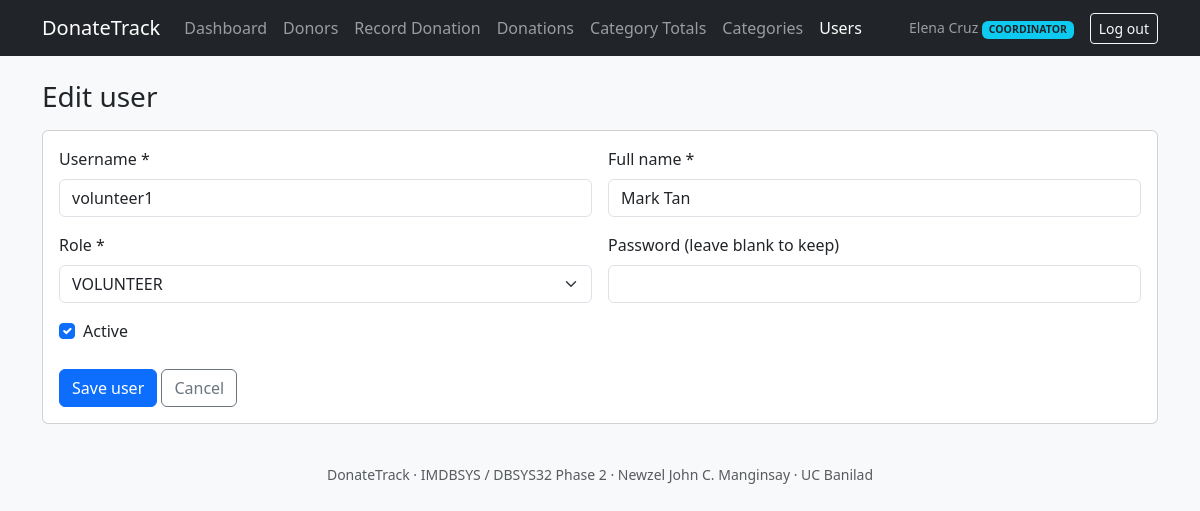
/user_form.php?id=2 (signed in), run on the app's committed database.
### tables this page shows
CREATE TABLE users (
  user_id        INT UNSIGNED NOT NULL AUTO_INCREMENT,
  username       VARCHAR(50)  NOT NULL,
  password_hash  VARCHAR(255) NOT NULL,
  full_name      VARCHAR(100) NOT NULL,
  role           ENUM('COORDINATOR','VOLUNTEER','DONOR') NOT NULL,
  is_active      TINYINT(1)   NOT NULL DEFAULT 1,
  created_at     TIMESTAMP    NOT NULL DEFAULT CURRENT_TIMESTAMP,
  PRIMARY KEY (user_id),
  UNIQUE KEY uq_users_username (username),
  CONSTRAINT chk_users_active CHECK (is_active IN (0,1))
);

### includes/auth.php (called while the page is built, shortened)
<?php
require_once __DIR__ . '/db.php';
require_once __DIR__ . '/helpers.php';
function current_user(): ?array { return $_SESSION['user'] ?? null; }
function home_for(string $role): string {
    return $role === 'DONOR' ? 'my_donations.php' : 'dashboard.php';
}
function require_role(array $roles = []): array {
    $u = current_user();
    $fresh = q_one('SELECT full_name, role, is_active FROM users WHERE user_id = ?', 'i', [$u['user_id']]);
    $u = $_SESSION['user'];
    return $u;
}

### includes/db.php (called while the page is built, shortened)
<?php
function cfg(string $key) {
    static $c = null;
    if ($c === null) { $c = require __DIR__ . '/../config/config.php'; }
    return $c[$key];
}
function db(): mysqli {
    static $conn = null;
    if ($conn === null) {
        try {
            $conn = new mysqli(cfg('db_host'), cfg('db_user'), cfg('db_pass'), cfg('db_name'), cfg('db_port'));
            $conn->set_charset('utf8mb4');
        } catch (mysqli_sql_exception $e) {
            error_log('DB connect failed: ' . $e->getMessage());
            http_response_code(500);
            exit('The database is unavailable. Please check config/config.php and that MySQL is running.');
        }
    }
    return $conn;
}
function q_all(string $sql, string $types = '', array $params = []): array {
    $st = db()->prepare($sql);
    if ($types !== '') { $st->bind_param($types, ...$params); }
    $st->execute();
    $rows = $st->get_result()->fetch_all(MYSQLI_ASSOC);
    return $rows;
}
function q_one(string $sql, string $types = '', array $params = []): ?array {
    $rows = q_all($sql, $types, $params);
    return $rows[0] ?? null;
}

### includes/helpers.php (called while the page is built, shortened)
<?php
function e($v): string { return htmlspecialchars((string)$v, ENT_QUOTES, 'UTF-8'); }
function take_flash(): array { start_session(); $f = $_SESSION['flash'] ?? []; unset($_SESSION['flash']); return $f; }
function get(string $k): string { return trim((string)($_GET[$k] ?? '')); }

### user_form.php (the view, shortened to what this page needs)
<?php
require_once __DIR__ . '/includes/auth.php';
$me = require_role(['COORDINATOR']);
$id = (int)get('id');
$f = ['username' => '', 'full_name' => '', 'role' => 'VOLUNTEER', 'is_active' => 1];
if ($id) { $row = q_one('SELECT user_id, username, full_name, role, is_active FROM users WHERE user_id = ?', 'i', [$id]); if (!$row) { flash('danger', 'User not found.'); redirect('users.php'); } $f = $row; }
$pageTitle = $id ? 'Edit user' : 'Add user';
include __DIR__ . '/includes/header.php';
?>
<h1 class="h3 mb-3"><?= e($pageTitle) ?></h1>
<form method="post" class="card card-body" novalidate autocomplete="off"><?= csrf_field() ?>
  <div class="row g-3">
    <div class="col-md-6"><label class="form-label" for="username">Username *</label><input class="form-control" id="username" name="username" maxlength="50" value="<?= e($f['username']) ?>" required></div>
    <div class="col-md-6"><label class="form-label" for="full_name">Full name *</label><input class="form-control" id="full_name" name="full_name" maxlength="100" value="<?= e($f['full_name']) ?>" required></div>
    <div class="col-md-6"><label class="form-label" for="role">Role *</label><select class="form-select" id="role" name="role">
      <?php foreach (['COORDINATOR', 'VOLUNTEER', 'DONOR'] as $r): ?><option <?= $f['role'] === $r ? 'selected' : '' ?>><?= $r ?></option><?php endforeach; ?></select></div>
    <div class="col-md-6"><label class="form-label" for="password">Password <?= $id ? '(leave blank to keep)' : '*' ?></label><input class="form-control" type="password" id="password" name="password" autocomplete="new-password"></div>
    <div class="col-12"><div class="form-check"><input class="form-check-input" type="checkbox" id="is_active" name="is_active" value="1" <?= (int)$f['is_active'] ? 'checked' : '' ?>><label class="form-check-label" for="is_active">Active</label></div></div>
  </div>
  <div class="mt-4"><button class="btn btn-primary">Save user</button> <a class="btn btn-outline-secondary" href="users.php">Cancel</a></div>
</form>
<?php include __DIR__ . '/includes/footer.php'; ?>

### includes/header.php (shortened to what this page needs)
<?php
$u = current_user();
$pageTitle = $pageTitle ?? 'DonateTrack';
$self = basename($_SERVER['SCRIPT_NAME']);
function nav_item(string $file, string $label, string $self, array $also = []): string {
    $active = ($self === $file || in_array($self, $also, true)) ? ' active' : '';
    return '<li class="nav-item"><a class="nav-link' . $active . '" href="' . e($file) . '">' . e($label) . '</a></li>';
}
?><!DOCTYPE html>
<html lang="en">
<head>
<link href="assets/vendor/bootstrap.min.css" rel="stylesheet">
<link href="assets/style.css" rel="stylesheet">
</head>
<body class="bg-light">
<nav class="navbar navbar-expand-lg navbar-dark bg-dark">
  <div class="container">
    <a class="navbar-brand" href="<?= $u ? e(home_for($u['role'])) : 'login.php' ?>">DonateTrack</a>
    <?php if ($u): ?>
    <div class="collapse navbar-collapse" id="nav">
      <ul class="navbar-nav me-auto">
        <?php if ($u['role'] === 'DONOR'): ?>
          <?= nav_item('my_donations.php', 'My Donations', $self) ?>
        <?php else: ?>
          <?= nav_item('dashboard.php', 'Dashboard', $self) ?>
          <?= nav_item('donors.php', 'Donors', $self, ['donor_form.php']) ?>
          <?= nav_item('donation_form.php', 'Record Donation', $self) ?>
          <?= nav_item('donations.php', 'Donations', $self, ['donation_view.php']) ?>
          <?php if ($u['role'] === 'COORDINATOR'): ?>
            <?= nav_item('report_totals.php', 'Category Totals', $self) ?>
            <?= nav_item('categories.php', 'Categories', $self, ['category_form.php']) ?>
            <?= nav_item('users.php', 'Users', $self, ['user_form.php']) ?>
          <?php endif; ?>
        <?php endif; ?>
      </ul>
      <span class="navbar-text me-3 small"><?= e($u['full_name']) ?> <span class="badge bg-info text-dark"><?= e($u['role']) ?></span></span>
      <a class="btn btn-outline-light btn-sm" href="logout.php">Log out</a>
    </div>
    <?php endif; ?>
  </div>
</nav>
<main class="container py-4">

### data on the page
users: full_name "Elena Cruz", role "COORDINATOR"
users: username "volunteer1", full_name "Mark Tan", role "VOLUNTEER", is_active "☑"

### other printed values
$label "Dashboard Donors Record Donation Donations Category Totals Categories Users"
$pageTitle "Edit user"
